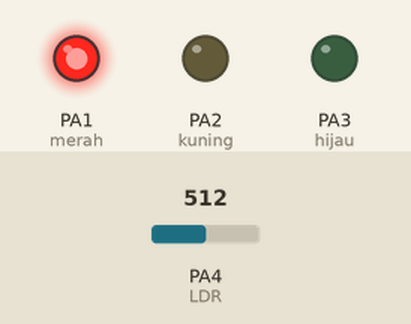
A sketch run on a simulated STM32 Blue Pill. On the bench: output pins drawn as LEDs (lit = HIGH). Inputs (shaded band) come from the test bench; at power-on: PA4 (LDR) = 512. What the sketch prints to the serial monitor is not drawn.

Above: at 1.2 s.
1.3 s: PA4 (LDR) set to 122
At 1.9 s:
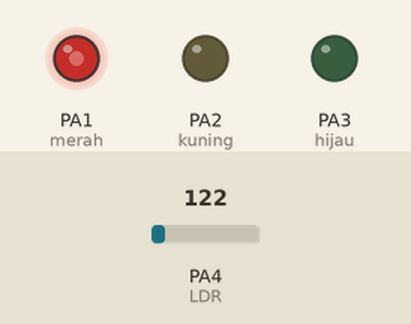
2.8 s: PA4 (LDR) set to 0
At 3.1 s:
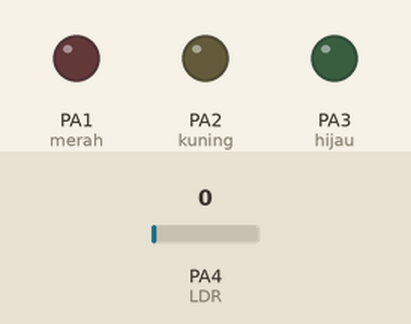
4.3 s: PA4 (LDR) set to 306
At 5.4 s:
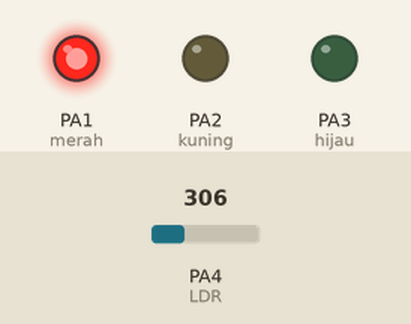
Timing chart, 0 to 7.3 s (numbered marks = the images above; inputs shaded):
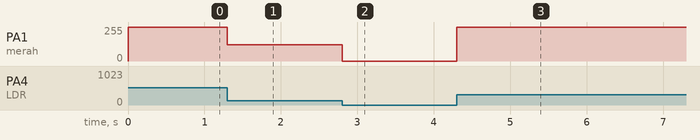

The sketch:

STM32_LDR.ino
```cpp
//INISIALISASI
int LDR=PA4;
int merah=PA1;
int kuning=PA2;
int hijau=PA3;


void setup() {
  Serial.begin(9600);
  pinMode(merah,OUTPUT);
  pinMode(kuning,OUTPUT);
  pinMode(hijau,OUTPUT);

}

void loop() {
  //BACA DATA
  int bacaLDR=analogRead(LDR);
      //bacaLDR=map(bacaLDR,0,4095,255,0);

  //SERIAL PRINT
  Serial.print("DATA LDR :");
  Serial.print(bacaLDR);

  Serial.println();

  analogWrite(merah,bacaLDR);
}
```

Measured:
- after the input at 1.3 s, PA1 (merah): 255/255 → 122/255 at once
- after the input at 2.8 s, PA1 (merah): 122/255 → 0/255 at once
- after the input at 4.3 s, PA1 (merah): 0/255 → 255/255 at once
